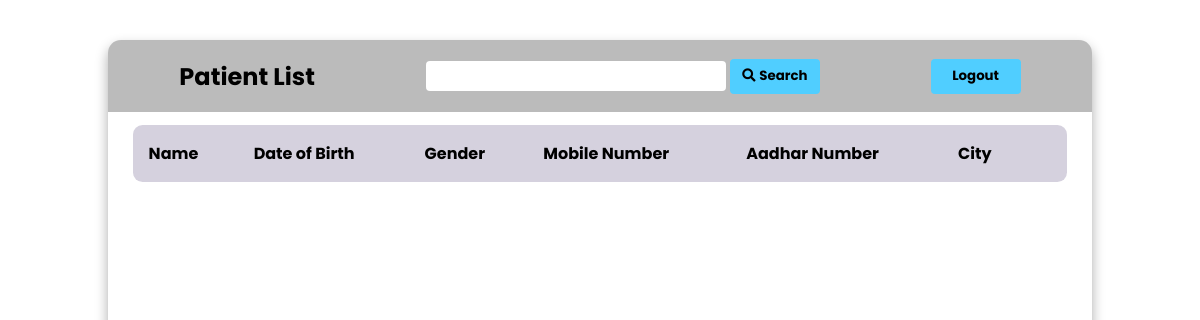
/presidentPatientView/, run on an earlier commit of the app's database.
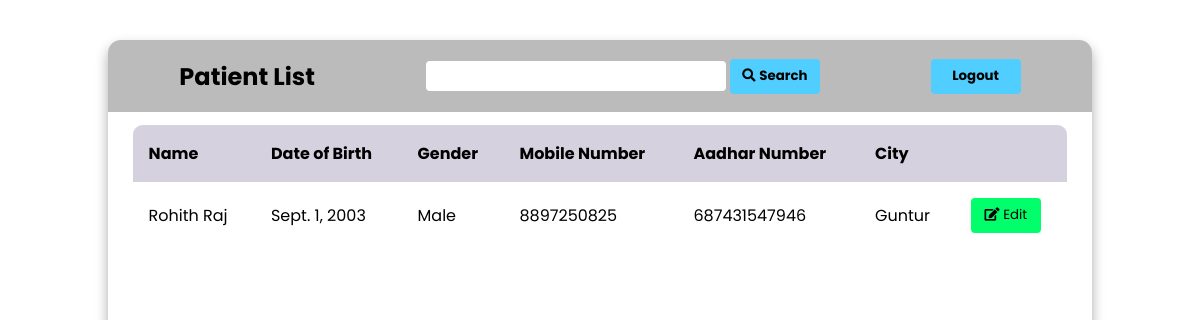
And on a later commit of the database.
### Hospital/models.py (models this page shows)
class Patient(models.Model):
    name = models.CharField('Doctor Name', max_length=100)
    firstName = models.CharField('First Name', max_length=50)
    lastName = models.CharField('last Name', max_length=50)
    dateOfBirth = models.DateField(default=date.today())
    gender = models.CharField('Gender', max_length=50, default='Male')
    email = models.EmailField('Email', max_length=100, null=True)
    mobileNumber = models.CharField('Mobile Number', max_length=15)
    aadharNumber = models.CharField('Aadhar Number', max_length=15)
    city = models.CharField('City', max_length=50)
    symptoms = models.CharField('Symptoms',max_length=100,default="None")
    diagnosis = models.CharField('Diagnosis', max_length=100,default="None")
    prescription = models.CharField('Prescription', max_length=100,default="None")

### Hospital/views.py (the view)
# urls.py: path('presidentPatientView/', president_patient_view),
def president_patient_view(request):
    patients = Patient.objects.all()
    if (request.method == 'POST'):
        patients = Patient.objects.annotate().filter(
            name__icontains=request.POST['searchPatient'])
    return render(request, 'President/president_patient_view.html', {'patients': patients})

### templates/President/president_patient_view.html (shortened to what this page needs)
{% load static %}
<html lang="en">
<head>
    <link rel="stylesheet" href="{% static 'css/president_doctor_patient.css' %}">
    <link rel="stylesheet" href="https://cdnjs.cloudflare.com/ajax/libs/font-awesome/5.15.3/css/all.min.css"/>
</head>
<body>
    <main class="table">
        <section class="table_header">
            <h1>Patient List</h1>
            <form action="" method="post">
                <input type="search" name="searchPatients" id="">
                <button type="submit" class="btn btn-search"><i class="fa fa-search" aria-hidden="true"></i> <strong>Search</strong> </button>
            </form>
            <a href="/presidentLogout"><button class="btn btn-search"><strong>Logout</strong></button></a>
        </section>
        <section class="table_body">
            <table >
                <thead>
                    <tr>
                        <th>Name</th>
                        <th>Date of Birth</th>
                        <th>Gender</th>
                        <th>Mobile Number</th>
                        <th>Aadhar Number</th>
                        <th>City</th>
                        <th></th>
                    </tr>
                </thead>
                <tbody>
                    {% for member in patients %}
                    <tr>
                        <td>{{ member.name }}</td>
                        <td>{{ member.dateOfBirth }}</td>
                        <td>{{ member.gender }}</td>
                        <td>{{ member.mobileNumber }}</td>
                        <td>{{ member.aadharNumber }}</td>
                        <td>{{ member.city }}</td>
                        <td><a><button class="btn btn-edit" style="width: 70px;"> <i class="fa fa-edit"></i> Edit</button></a></td>
                    </tr>
                    {% endfor %}
                </tbody>
            </table>
        </section>
    </main>
</body>
</html>

What changed in the data, as far as the page shows it:
added Patient: name "Rohith Raj", dateOfBirth "Sept. 1, 2003", gender "Male", mobileNumber "8897250825", aadharNumber "687431547946", city "Guntur"
